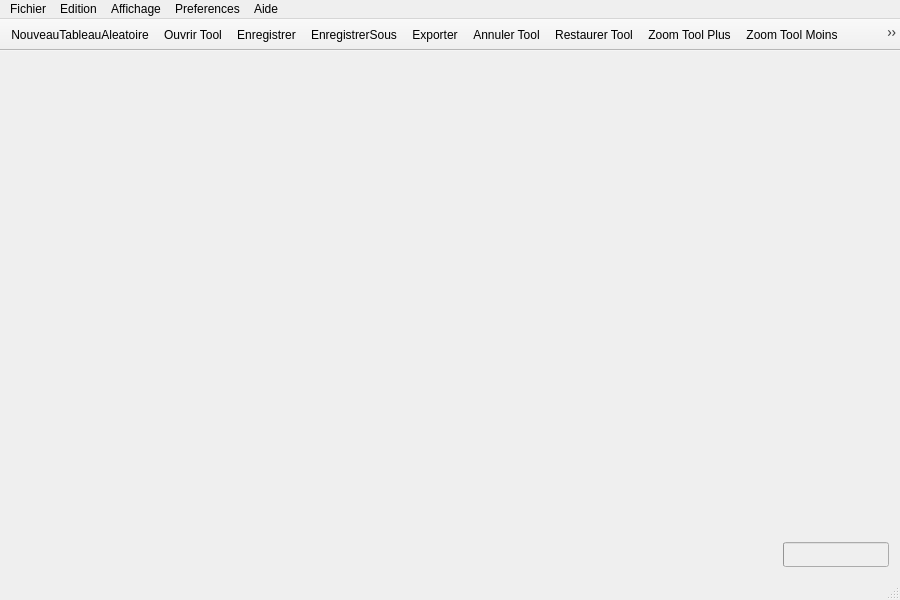
<?xml version="1.0" encoding="UTF-8"?>
<ui version="4.0">
 <class>ToolBar</class>
 <widget class="QMainWindow" name="ToolBar">
  <property name="geometry">
   <rect>
    <x>0</x>
    <y>0</y>
    <width>900</width>
    <height>600</height>
   </rect>
  </property>
  <property name="minimumSize">
   <size>
    <width>900</width>
    <height>600</height>
   </size>
  </property>
  <property name="windowTitle">
   <string>ToolBar</string>
  </property>
  <widget class="QWidget" name="centralWidget">
   <layout class="QVBoxLayout" name="verticalLayout">
    <item>
     <widget class="MainWidget" name="mainWidget" native="true">
      <property name="minimumSize">
       <size>
        <width>882</width>
        <height>468</height>
       </size>
      </property>
     </widget>
    </item>
    <item>
     <layout class="QHBoxLayout" name="horizontalLayout">
      <property name="sizeConstraint">
       <enum>QLayout::SetMinimumSize</enum>
      </property>
      <item>
       <spacer name="horizontalSpacer">
        <property name="orientation">
         <enum>Qt::Horizontal</enum>
        </property>
        <property name="sizeHint" stdset="0">
         <size>
          <width>768</width>
          <height>17</height>
         </size>
        </property>
       </spacer>
      </item>
      <item>
       <widget class="QProgressBar" name="progressBar">
        <property name="enabled">
         <bool>false</bool>
        </property>
        <property name="minimumSize">
         <size>
          <width>100</width>
          <height>25</height>
         </size>
        </property>
        <property name="maximumSize">
         <size>
          <width>106</width>
          <height>25</height>
         </size>
        </property>
        <property name="value">
         <number>0</number>
        </property>
        <property name="alignment">
         <set>Qt::AlignBottom|Qt::AlignRight|Qt::AlignTrailing</set>
        </property>
        <property name="textVisible">
         <bool>false</bool>
        </property>
       </widget>
      </item>
     </layout>
    </item>
   </layout>
  </widget>
  <widget class="QMenuBar" name="menuBar">
   <property name="geometry">
    <rect>
     <x>0</x>
     <y>0</y>
     <width>900</width>
     <height>22</height>
    </rect>
   </property>
   <property name="sizePolicy">
    <sizepolicy hsizetype="Expanding" vsizetype="Expanding">
     <horstretch>0</horstretch>
     <verstretch>0</verstretch>
    </sizepolicy>
   </property>
   <property name="nativeMenuBar">
    <bool>false</bool>
   </property>
   <widget class="QMenu" name="menuFichier">
    <property name="title">
     <string>Fichier</string>
    </property>
    <addaction name="actionNouveauTableauAleatoire"/>
    <addaction name="actionOuvrirTableau"/>
    <addaction name="separator"/>
    <addaction name="actionSauvegarder"/>
    <addaction name="actionEnregistrerSous"/>
    <addaction name="actionExporter"/>
    <addaction name="actionApercuAvantImpression"/>
    <addaction name="actionImprimer"/>
   </widget>
   <widget class="QMenu" name="menuEdition">
    <property name="title">
     <string>Edition</string>
    </property>
    <addaction name="actionAnnuler"/>
    <addaction name="actionRestaurer"/>
    <addaction name="separator"/>
    <addaction name="actionToutSelectionner"/>
    <addaction name="separator"/>
    <addaction name="actionCopier"/>
    <addaction name="separator"/>
    <addaction name="actionFusionner"/>
    <addaction name="actionChoisirCouleurs"/>
   </widget>
   <widget class="QMenu" name="menuAffichage">
    <property name="title">
     <string>Affichage</string>
    </property>
    <addaction name="actionZoomPlus"/>
    <addaction name="actionZoomMoins"/>
    <addaction name="actionImageTailleReelle"/>
    <addaction name="actionPleinEcran"/>
    <addaction name="separator"/>
    <addaction name="actionBarreDEtat"/>
    <addaction name="actionBarreDOutils"/>
   </widget>
   <widget class="QMenu" name="menuPreferences">
    <property name="title">
     <string>Preferences</string>
    </property>
    <addaction name="actionModeSombre"/>
    <addaction name="separator"/>
    <addaction name="actionLangues"/>
    <addaction name="separator"/>
   </widget>
   <widget class="QMenu" name="menuAide">
    <property name="title">
     <string>Aide</string>
    </property>
    <addaction name="actionManuelAide"/>
    <addaction name="actionAbout"/>
   </widget>
   <addaction name="menuFichier"/>
   <addaction name="menuEdition"/>
   <addaction name="menuAffichage"/>
   <addaction name="menuPreferences"/>
   <addaction name="menuAide"/>
  </widget>
  <widget class="QToolBar" name="toolBar">
   <property name="sizePolicy">
    <sizepolicy hsizetype="Expanding" vsizetype="Preferred">
     <horstretch>0</horstretch>
     <verstretch>0</verstretch>
    </sizepolicy>
   </property>
   <property name="minimumSize">
    <size>
     <width>32</width>
     <height>32</height>
    </size>
   </property>
   <property name="windowTitle">
    <string>toolBar</string>
   </property>
   <property name="movable">
    <bool>false</bool>
   </property>
   <attribute name="toolBarArea">
    <enum>TopToolBarArea</enum>
   </attribute>
   <attribute name="toolBarBreak">
    <bool>false</bool>
   </attribute>
   <addaction name="actionNouveauTableauAleatoireTool"/>
   <addaction name="actionOuvrirTool"/>
   <addaction name="actionEnregistrerTool"/>
   <addaction name="actionEnregistrerSousTool"/>
   <addaction name="actionExporterTool"/>
   <addaction name="actionAnnulerTool"/>
   <addaction name="actionRestaurerTool"/>
   <addaction name="actionZoomPlusTool"/>
   <addaction name="actionZoomMoinsTool"/>
   <addaction name="actionFusionTool"/>
   <addaction name="actionChoisirCouleurTool"/>
  </widget>
  <widget class="QStatusBar" name="barreDeStatut"/>
  <action name="actionNouveauTableauAleatoire">
   <property name="icon">
    <iconset>
     <normaloff>../Icones/icons8-ajouter-48.png</normaloff>../Icones/icons8-ajouter-48.png</iconset>
   </property>
   <property name="text">
    <string>Nouveau tableau aleatoire...</string>
   </property>
   <property name="shortcut">
    <string>Ctrl+N</string>
   </property>
  </action>
  <action name="actionOuvrirTableau">
   <property name="icon">
    <iconset>
     <normaloff>../Icones/icons8-ajouter-un-onglet-48(1).png</normaloff>../Icones/icons8-ajouter-un-onglet-48(1).png</iconset>
   </property>
   <property name="text">
    <string>Ouvrir tableau...</string>
   </property>
   <property name="shortcut">
    <string>Ctrl+O</string>
   </property>
  </action>
  <action name="actionSauvegarder">
   <property name="icon">
    <iconset>
     <normaloff>../Icones/icons8-sauvegarder-48.png</normaloff>../Icones/icons8-sauvegarder-48.png</iconset>
   </property>
   <property name="text">
    <string>Enregistrer</string>
   </property>
   <property name="shortcut">
    <string>Ctrl+S</string>
   </property>
  </action>
  <action name="actionExporter">
   <property name="icon">
    <iconset>
     <normaloff>../Icones/icons8-image-entière-48.png</normaloff>../Icones/icons8-image-entière-48.png</iconset>
   </property>
   <property name="text">
    <string>Exporter...</string>
   </property>
  </action>
  <action name="actionImprimer">
   <property name="text">
    <string>Imprimer...</string>
   </property>
   <property name="shortcut">
    <string>Ctrl+P</string>
   </property>
  </action>
  <action name="actionAnnuler">
   <property name="icon">
    <iconset>
     <normaloff>../Icones/icons8-annuler-48.png</normaloff>../Icones/icons8-annuler-48.png</iconset>
   </property>
   <property name="text">
    <string>Annuler</string>
   </property>
   <property name="shortcut">
    <string>Ctrl+Z</string>
   </property>
  </action>
  <action name="actionRestaurer">
   <property name="icon">
    <iconset>
     <normaloff>../Icones/icons8-refaire-48.png</normaloff>../Icones/icons8-refaire-48.png</iconset>
   </property>
   <property name="text">
    <string>Restaurer</string>
   </property>
   <property name="shortcut">
    <string>Ctrl+Y</string>
   </property>
  </action>
  <action name="actionZoomPlus">
   <property name="icon">
    <iconset>
     <normaloff>../Icones/icons8-zoomer-48.png</normaloff>../Icones/icons8-zoomer-48.png</iconset>
   </property>
   <property name="text">
    <string>Zoom avant</string>
   </property>
   <property name="shortcut">
    <string>Ctrl++</string>
   </property>
  </action>
  <action name="actionZoomMoins">
   <property name="icon">
    <iconset>
     <normaloff>../Icones/icons8-dézoomer-48.png</normaloff>../Icones/icons8-dézoomer-48.png</iconset>
   </property>
   <property name="text">
    <string>Zoom arriere</string>
   </property>
   <property name="shortcut">
    <string>Ctrl+-</string>
   </property>
  </action>
  <action name="actionPleinEcran">
   <property name="text">
    <string>Plein ecran</string>
   </property>
   <property name="shortcut">
    <string>F11</string>
   </property>
  </action>
  <action name="actionBarreDEtat">
   <property name="checkable">
    <bool>true</bool>
   </property>
   <property name="checked">
    <bool>true</bool>
   </property>
   <property name="text">
    <string>Barre d'etats</string>
   </property>
  </action>
  <action name="actionBarreDOutils">
   <property name="checkable">
    <bool>true</bool>
   </property>
   <property name="checked">
    <bool>true</bool>
   </property>
   <property name="text">
    <string>Barre d'outils</string>
   </property>
  </action>
  <action name="actionModeSombre">
   <property name="checkable">
    <bool>true</bool>
   </property>
   <property name="text">
    <string>Mode sombre</string>
   </property>
   <property name="shortcut">
    <string>Ctrl+D</string>
   </property>
  </action>
  <action name="actionLangues">
   <property name="text">
    <string>Langues...</string>
   </property>
  </action>
  <action name="actionAbout">
   <property name="text">
    <string>A propos...</string>
   </property>
  </action>
  <action name="actionToutSelectionner">
   <property name="text">
    <string>Tout selectionner</string>
   </property>
   <property name="shortcut">
    <string>Ctrl+A</string>
   </property>
  </action>
  <action name="actionCopier">
   <property name="text">
    <string>Copier</string>
   </property>
   <property name="shortcut">
    <string>Ctrl+C</string>
   </property>
  </action>
  <action name="actionAnnulerTool">
   <property name="icon">
    <iconset>
     <normaloff>../Icones/icons8-annuler-48.png</normaloff>../Icones/icons8-annuler-48.png</iconset>
   </property>
   <property name="text">
    <string>Annuler Tool</string>
   </property>
   <property name="toolTip">
    <string>Annuler</string>
   </property>
   <property name="font">
    <font/>
   </property>
   <property name="shortcut">
    <string>Ctrl+Z</string>
   </property>
  </action>
  <action name="actionRestaurerTool">
   <property name="enabled">
    <bool>true</bool>
   </property>
   <property name="icon">
    <iconset>
     <normaloff>../Icones/icons8-refaire-48.png</normaloff>../Icones/icons8-refaire-48.png</iconset>
   </property>
   <property name="text">
    <string>Restaurer Tool</string>
   </property>
   <property name="shortcut">
    <string>Ctrl+Y</string>
   </property>
   <property name="visible">
    <bool>true</bool>
   </property>
  </action>
  <action name="actionZoomPlusTool">
   <property name="icon">
    <iconset>
     <normaloff>../Icones/icons8-zoomer-48.png</normaloff>../Icones/icons8-zoomer-48.png</iconset>
   </property>
   <property name="text">
    <string>Zoom Tool Plus</string>
   </property>
  </action>
  <action name="actionZoomMoinsTool">
   <property name="icon">
    <iconset>
     <normaloff>../Icones/icons8-dézoomer-48.png</normaloff>../Icones/icons8-dézoomer-48.png</iconset>
   </property>
   <property name="text">
    <string>Zoom Tool Moins</string>
   </property>
  </action>
  <action name="actionFusionTool">
   <property name="icon">
    <iconset>
     <normaloff>../Icones/icons8-pincer-48.png</normaloff>../Icones/icons8-pincer-48.png</iconset>
   </property>
   <property name="text">
    <string>Fusion Tool</string>
   </property>
  </action>
  <action name="actionOuvrirTool">
   <property name="icon">
    <iconset>
     <normaloff>../Icones/icons8-ajouter-un-onglet-48(1).png</normaloff>../Icones/icons8-ajouter-un-onglet-48(1).png</iconset>
   </property>
   <property name="text">
    <string>Ouvrir Tool</string>
   </property>
  </action>
  <action name="actionChoisirCouleurTool">
   <property name="icon">
    <iconset>
     <normaloff>../Icones/icons8-cercle-rvb-40.png</normaloff>../Icones/icons8-cercle-rvb-40.png</iconset>
   </property>
   <property name="text">
    <string>Choisir Couleur Tool</string>
   </property>
  </action>
  <action name="actionFusionner">
   <property name="icon">
    <iconset>
     <normaloff>../Icones/icons8-pincer-48.png</normaloff>../Icones/icons8-pincer-48.png</iconset>
   </property>
   <property name="text">
    <string>Fusionner</string>
   </property>
   <property name="shortcut">
    <string>Ctrl+M</string>
   </property>
  </action>
  <action name="actionEnregistrerSous">
   <property name="icon">
    <iconset>
     <normaloff>../Icones/icons8-enregistrer-sous-48.png</normaloff>../Icones/icons8-enregistrer-sous-48.png</iconset>
   </property>
   <property name="text">
    <string>Enregistrer sous...</string>
   </property>
   <property name="shortcut">
    <string>Ctrl+Shift+S</string>
   </property>
  </action>
  <action name="actionImageTailleReelle">
   <property name="icon">
    <iconset>
     <normaloff>../Icones/icons8-zoom-taille-réelle-48.png</normaloff>../Icones/icons8-zoom-taille-réelle-48.png</iconset>
   </property>
   <property name="text">
    <string>Image taille réelle </string>
   </property>
   <property name="shortcut">
    <string>Ctrl+0</string>
   </property>
  </action>
  <action name="actionManuelAide">
   <property name="icon">
    <iconset>
     <normaloff>../Icones/icons8-aide-48.png</normaloff>../Icones/icons8-aide-48.png</iconset>
   </property>
   <property name="text">
    <string>Manuel d'aide...</string>
   </property>
   <property name="shortcut">
    <string>F1</string>
   </property>
  </action>
  <action name="actionApercuAvantImpression">
   <property name="text">
    <string>Aperçu avant impression</string>
   </property>
   <property name="shortcut">
    <string>Ctrl+Shift+P</string>
   </property>
  </action>
  <action name="actionChoisirCouleurs">
   <property name="icon">
    <iconset>
     <normaloff>../Icones/icons8-cercle-rvb-40.png</normaloff>../Icones/icons8-cercle-rvb-40.png</iconset>
   </property>
   <property name="text">
    <string>Changer la couleur d'un noeud</string>
   </property>
  </action>
  <action name="actionEnregistrerTool">
   <property name="icon">
    <iconset>
     <normaloff>../Icones/icons8-sauvegarder-48.png</normaloff>../Icones/icons8-sauvegarder-48.png</iconset>
   </property>
   <property name="text">
    <string>Enregistrer</string>
   </property>
   <property name="toolTip">
    <string>Enregistrer</string>
   </property>
   <property name="shortcut">
    <string>Ctrl+S</string>
   </property>
  </action>
  <action name="actionEnregistrerSousTool">
   <property name="icon">
    <iconset>
     <normaloff>../Icones/icons8-enregistrer-sous-48.png</normaloff>../Icones/icons8-enregistrer-sous-48.png</iconset>
   </property>
   <property name="text">
    <string>EnregistrerSous</string>
   </property>
   <property name="shortcut">
    <string>Ctrl+Shift+S</string>
   </property>
  </action>
  <action name="actionNouveauTableauAleatoireTool">
   <property name="icon">
    <iconset>
     <normaloff>../Icones/icons8-ajouter-48.png</normaloff>../Icones/icons8-ajouter-48.png</iconset>
   </property>
   <property name="text">
    <string>NouveauTableauAleatoire</string>
   </property>
   <property name="shortcut">
    <string>Ctrl+N</string>
   </property>
  </action>
  <action name="actionExporterTool">
   <property name="icon">
    <iconset>
     <normaloff>../Icones/icons8-image-entière-48.png</normaloff>../Icones/icons8-image-entière-48.png</iconset>
   </property>
   <property name="text">
    <string>Exporter</string>
   </property>
  </action>
 </widget>
 <layoutdefault spacing="6" margin="11"/>
 <customwidgets>
  <customwidget>
   <class>MainWidget</class>
   <extends>QWidget</extends>
   <header location="global">mainwidget.h</header>
   <container>1</container>
  </customwidget>
 </customwidgets>
 <resources/>
 <connections/>
</ui>
